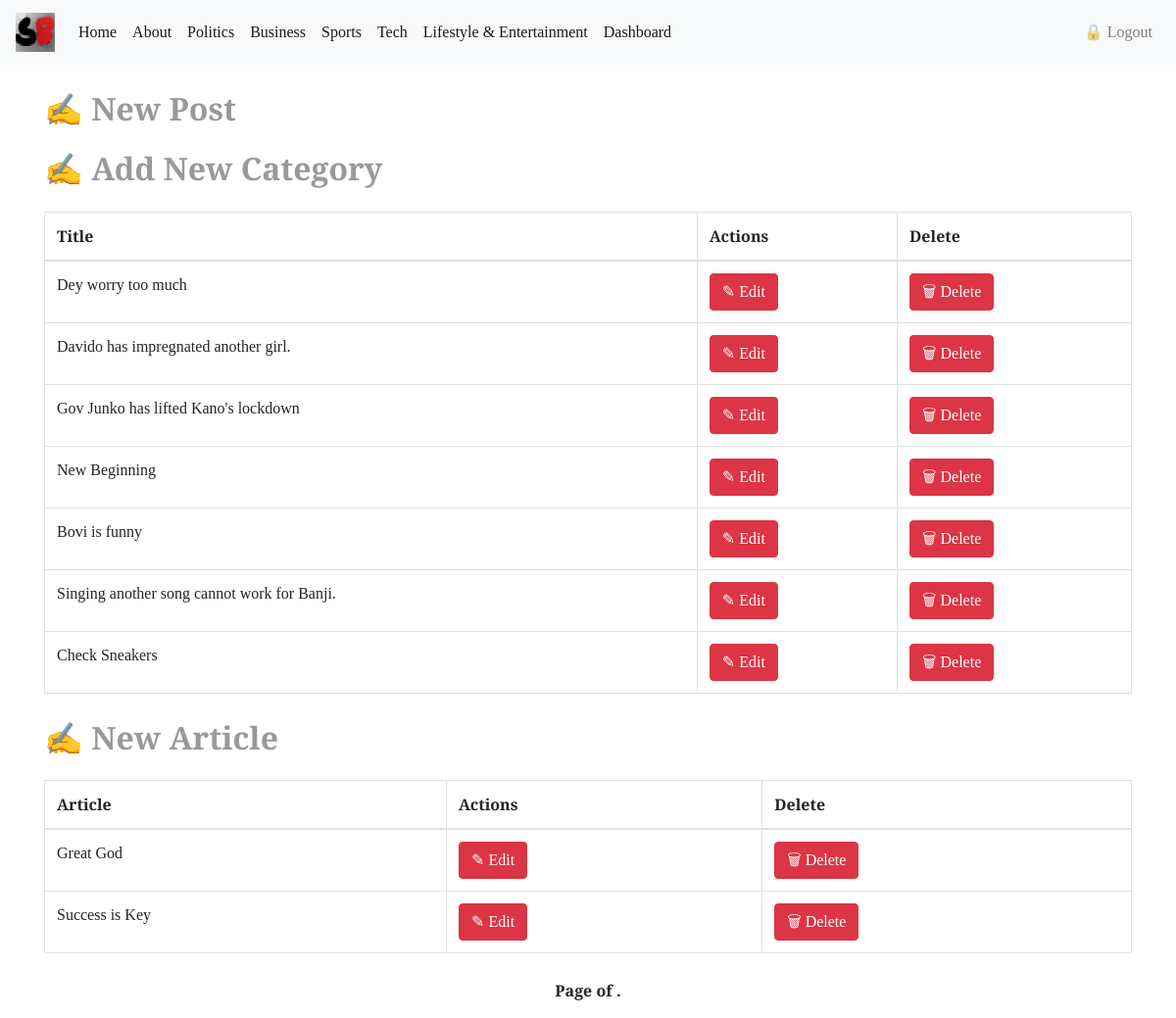
The app's page /blogapp/dashboard/ (signed in), older data.
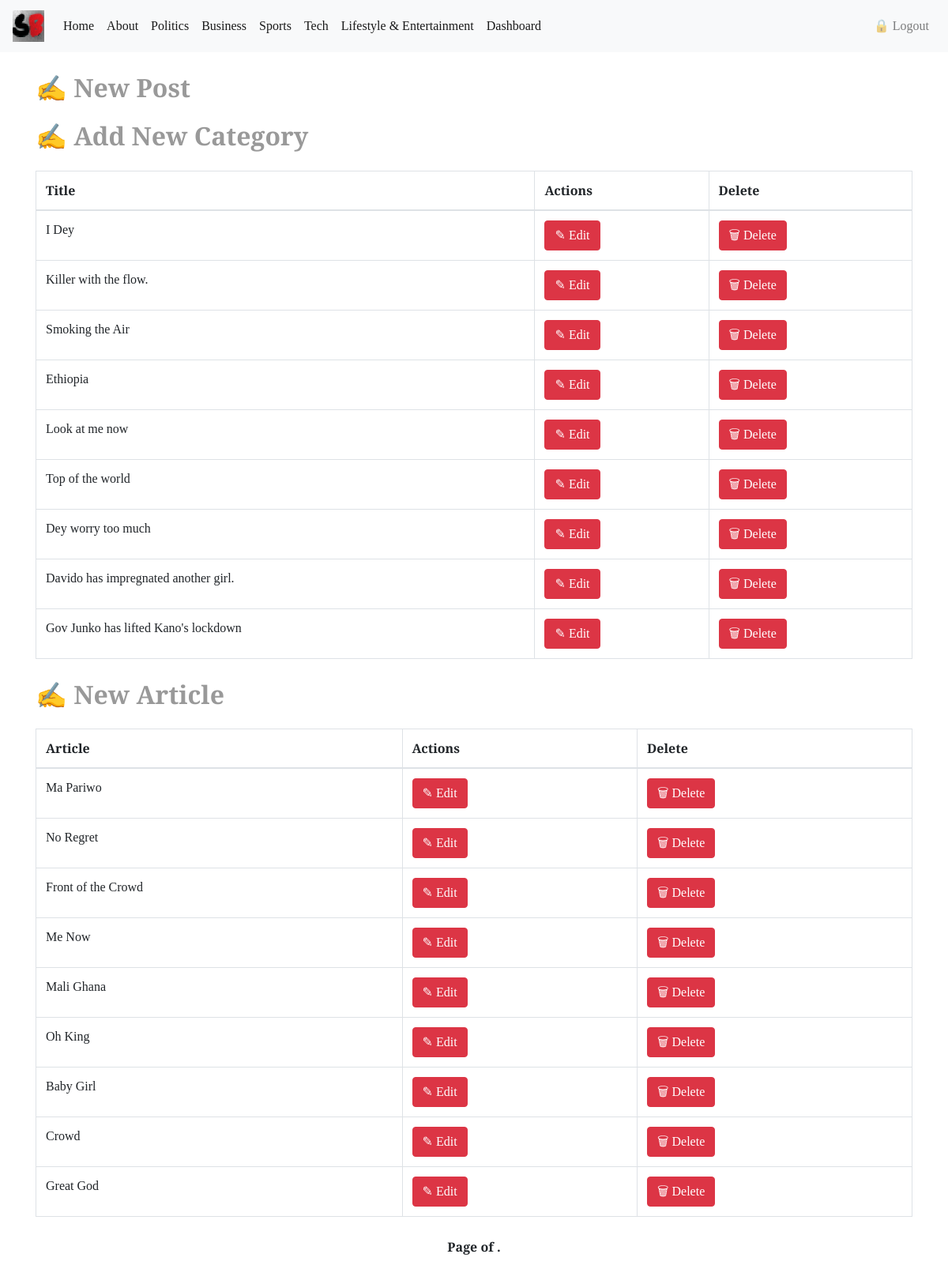
The same page, newer data.
### blogapp/models.py (models this page shows, shortened)
class Post(models.Model):
    title = models.CharField(max_length=200)
    content = RichTextField()
    pub_date = models.DateTimeField(auto_now_add=True)
    view_count = models.PositiveIntegerField(default=0, blank=True)
    author = models.ForeignKey(User, on_delete=models.CASCADE)
    category = models.ForeignKey(Category, on_delete=models.CASCADE)
    images = models.ImageField(null=True, upload_to='profilepics')
    slug = models.SlugField(blank=True, null=True, unique=True)
    class Meta:
        ordering = ['-pub_date']

class Article(models.Model):
    title = models.CharField(max_length=200)
    content = RichTextField()
    timestamp = models.DateTimeField(auto_now_add=True)
    view_count = models.IntegerField(default=0)
    likes = models.ManyToManyField(User, related_name='article_post', blank=True)
    thumbnail = models.ImageField(upload_to='profilepics')
    slug = models.SlugField(blank=True, null=True, unique=True)
    class Meta:
        ordering = ['-timestamp']

### blogapp/views.py (the view)
# urls.py: path('dashboard/', views.Dashboard.as_view(), name='dashboard'),
@method_decorator(login_required, name='dispatch')
class Dashboard(View):
    def get(self, request, *args, **kwargs):
        view = Home.as_view(
            template_name='blogapp/admin_page.html',
        )
        return view(request, *args, **kwargs)

### blogapp/views.py (called while the page is built)
    def get_context_data(self, **kwargs):
        context = super().get_context_data(**kwargs)
        context['posts'] = Post.objects.all()[:9]
        context['articles'] = Article.objects.all()[:9]
        return context

### blogapp/templates/blogapp/admin_page.html
{% extends 'blogapp/base.html' %}
{% block body_block %}
    <div class="blog-table">
        <h2><a href="{% url 'post_new' %}">&#9997 New Post</a></h2>
        <h2><a href="{% url 'new_cat' %}">&#9997 Add New Category</a></h2>
        <table class="table table-bordered">
            <thead>
              <tr>
                <th scope="col">Title</th>
                <th scope="col">Actions</th>
                <th scope="col">Delete</th>
              </tr>
            </thead>
            <tbody>
                {% for post in posts %}
              <tr>
                <td>{{post.title}}</td>
                <td><a class="btn btn-danger" href="{% url 'post_update' post.slug %}">&#9998 Edit</a></td>
                <td><a class="btn btn-danger" href="{% url 'post_delete' post.slug %}">&#128465 Delete</a></td>
              </tr>
                {% endfor %}
            </tbody>
        </table>
    </div>
    <div class="blog-table">
      <h2><a href="{% url 'article_new' %}">&#9997 New Article</a></h2>
      <table class="table table-bordered">
          <thead>
            <tr>
              <th scope="col">Article</th>
              <th scope="col">Actions</th>
              <th scope="col">Delete</th>
            </tr>
          </thead>
          <tbody>
              {% for post in articles %}
            <tr>
              <td>{{post.title}}</td>
              <td><a class="btn btn-danger" href="{% url 'article_update' post.slug %}">&#9998 Edit</a></td>
              <td><a class="btn btn-danger" href="{% url 'article_delete' post.slug %}">&#128465 Delete</a></td>
            </tr>
              {% endfor %}
          </tbody>
      </table>
  </div>
{% include 'blogapp/pagination.html' %}
{% endblock %}

Row changes from the older to the newer data that the page shows:
no longer on this page (row unchanged): Post: title "New Beginning"
no longer on this page (row unchanged): Post: title "Bovi is funny"
no longer on this page (row unchanged): Post: title "Singing another song cannot work for Banji."
no longer on this page (row unchanged): Post: title "Check Sneakers"
no longer on this page (row unchanged): Article: title "Success is Key"
added Post: title "I Dey"
added Post: title "Killer with the flow."
added Post: title "Smoking the Air"
added Post: title "Ethiopia"
added Post: title "Look at me now"
added Post: title "Top of the world"
added Article: title "Ma Pariwo"
added Article: title "No Regret"
added Article: title "Front of the Crowd"
added Article: title "Me Now"
added Article: title "Mali Ghana"
added Article: title "Oh King"
added Article: title "Baby Girl"
added Article: title "Crowd"
